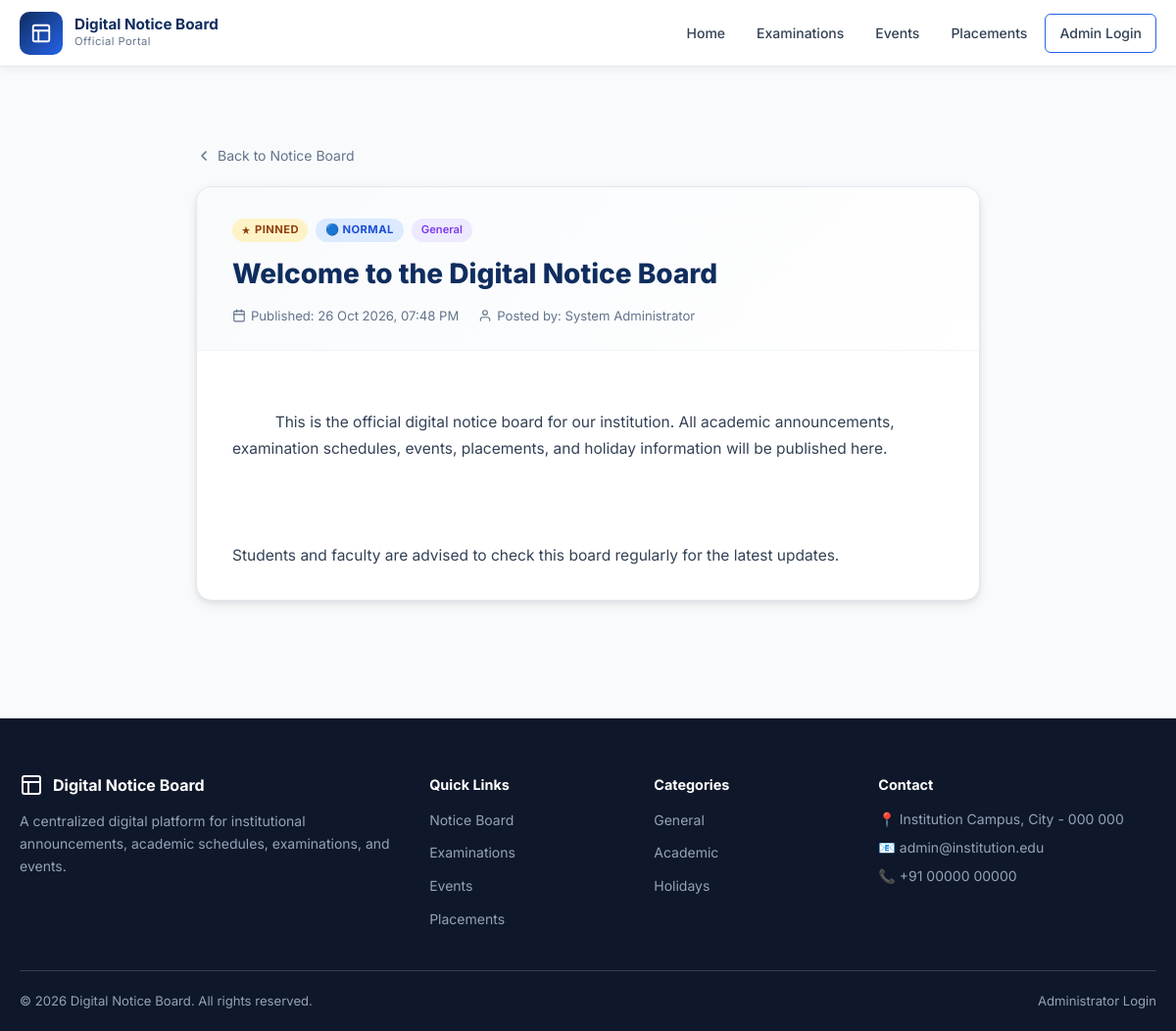
The page /notice.php?id=1 on the database its author committed.
### tables this page shows
CREATE TABLE IF NOT EXISTS `notices` (
    `id`              INT          NOT NULL AUTO_INCREMENT,
    `title`           VARCHAR(300) NOT NULL,
    `description`     TEXT         NOT NULL,
    `category`        ENUM('general','examination','academic','holiday','placement','event')
                                   NOT NULL DEFAULT 'general',
    `priority`        ENUM('low','normal','high','urgent')
                                   NOT NULL DEFAULT 'normal',
    `attachment_path` VARCHAR(500) NULL     DEFAULT NULL,
    `is_pinned`       TINYINT(1)   NOT NULL DEFAULT 0,
    `status`          ENUM('draft','published','archived')
                                   NOT NULL DEFAULT 'draft',
    `published_at`    DATETIME     NULL     DEFAULT NULL,
    `expires_at`      DATETIME     NULL     DEFAULT NULL,
    `created_by`      INT          NOT NULL,
    `created_at`      TIMESTAMP    NOT NULL DEFAULT CURRENT_TIMESTAMP,
    `updated_at`      TIMESTAMP    NOT NULL DEFAULT CURRENT_TIMESTAMP ON UPDATE CURRENT_TIMESTAMP,
    PRIMARY KEY (`id`),
    KEY `idx_notices_status`   (`status`),
    KEY `idx_notices_category` (`category`),
    KEY `idx_notices_priority` (`priority`),
    KEY `idx_notices_published`(`published_at`),
    KEY `idx_notices_pinned`   (`is_pinned`),
    CONSTRAINT `fk_notices_admin`
        FOREIGN KEY (`created_by`) REFERENCES `admins` (`id`)
        ON DELETE RESTRICT ON UPDATE CASCADE
);

### includes/auth.php (called while the page is built, shortened)
<?php
function isLoggedIn(): bool {
    return !empty($_SESSION['admin_id']);
}

### includes/functions.php (called while the page is built, shortened)
<?php
function e(string $str): string {
    return htmlspecialchars($str, ENT_QUOTES, 'UTF-8');
}
function priorityClass(string $priority): string {
    return match($priority) {
        'urgent' => 'badge-urgent',
        'high'   => 'badge-high',
        'normal' => 'badge-normal',
        'low'    => 'badge-low',
        default  => 'badge-normal',
    };
}
function priorityLabel(string $priority): string {
    return match($priority) {
        'urgent' => '🔴 Urgent',
        'high'   => '🟠 High',
        'normal' => '🔵 Normal',
        'low'    => '🟢 Low',
        default  => $priority,
    };
}
function categoryLabel(string $category): string {
    return match($category) {
        'general'     => 'General',
        'examination' => 'Examination',
        'academic'    => 'Academic',
        'holiday'     => 'Holiday',
        'placement'   => 'Placement',
        'event'       => 'Event',
        default       => ucfirst($category),
    };
}
function formatDate(?string $date): string {
    return date('d M Y, h:i A', strtotime($date));
}

### notice.php (the view, shortened to what this page needs)
<?php
require_once __DIR__ . '/includes/functions.php';
require_once __DIR__ . '/includes/auth.php';
$pdo = getPDO();
$id  = (int) ($_GET['id'] ?? 0);
$where = isLoggedIn()
    ? 'WHERE n.id = :id'
    : "WHERE n.id = :id AND n.status = 'published' AND (n.expires_at IS NULL OR n.expires_at > NOW())";
$stmt = $pdo->prepare("
    SELECT n.*, a.name AS author_name
    FROM notices n
    LEFT JOIN admins a ON n.created_by = a.id
    $where
");
$stmt->execute([':id' => $id]);
$notice = $stmt->fetch();
require_once __DIR__ . '/includes/header.php';
?>
<main class="main-content">
  <div class="container">
    <div class="notice-detail">
      <a class="back-link" href="/digital-notice-board/">
        <svg width="16" height="16" viewBox="0 0 24 24" fill="none" stroke="currentColor" stroke-width="2.5" stroke-linecap="round" stroke-linejoin="round"><polyline points="15 18 9 12 15 6"/></svg>
        Back to Notice Board
      </a>
      <article class="detail-card">
        <div class="detail-header">
          <div class="detail-badges">
            <?php if ($notice['is_pinned']): ?>
              <span class="card-pinned">
                <svg width="10" height="10" viewBox="0 0 24 24" fill="currentColor"><path d="M12 2l2.4 7.4H22l-6.2 4.5 2.4 7.4L12 17l-6.2 4.3 2.4-7.4L2 9.4h7.6z"/></svg>
                Pinned
              </span>
            <?php endif; ?>
            <span class="badge <?= priorityClass($notice['priority']) ?>"><?= priorityLabel($notice['priority']) ?></span>
            <span class="badge-cat"><?= e(categoryLabel($notice['category'])) ?></span>
          </div>
          <h1><?= e($notice['title']) ?></h1>
          <div class="detail-meta">
            <span>
              <svg width="14" height="14" viewBox="0 0 24 24" fill="none" stroke="currentColor" stroke-width="2" stroke-linecap="round" stroke-linejoin="round"><rect x="3" y="4" width="18" height="18" rx="2"/><line x1="16" y1="2" x2="16" y2="6"/><line x1="8" y1="2" x2="8" y2="6"/><line x1="3" y1="10" x2="21" y2="10"/></svg>
              Published: <?= formatDate($notice['published_at'] ?? $notice['created_at']) ?>
            </span>
            <?php if ($notice['author_name']): ?>
            <span>
              <svg width="14" height="14" viewBox="0 0 24 24" fill="none" stroke="currentColor" stroke-width="2" stroke-linecap="round" stroke-linejoin="round"><path d="M20 21v-2a4 4 0 0 0-4-4H8a4 4 0 0 0-4 4v2"/><circle cx="12" cy="7" r="4"/></svg>
              Posted by: <?= e($notice['author_name']) ?>
            </span>
            <?php endif; ?>
          </div>
        </div>
        <div class="detail-body">
          <?= nl2br(e($notice['description'])) ?>
        </div>
      </article>
    </div>
  </div>
</main>
<?php require_once __DIR__ . '/includes/footer.php'; ?>

### assets/css/style.css (style rules this page uses)
:root { --navy: #0f2d5e; --royal: #1a4fa8; --royal-light: #2563eb; --blue-soft: #dbeafe; --purple: #7c3aed; --purple-soft: #ede9fe; --white: #ffffff; --off-white: #f0f4f9; --gray-50: #f8fafc; --gray-100: #f1f5f9; --gray-200: #e2e8f0; --gray-300: #cbd5e1; --gray-400: #94a3b8; --gray-500: #64748b; --gray-600: #475569; --gray-700: #334155; --gray-800: #1e293b; --gray-900: #0f172a; --success: #16a34a; --success-bg: #dcfce7; --error: #dc2626; --error-bg: #fee2e2; --warning: #d97706; --warning-bg: #fef3c7; --info: #0284c7; --info-bg: #e0f2fe; --radius-sm: 6px; --radius: 10px; --radius-lg: 16px; --radius-xl: 24px; --shadow-sm: 0 1px 3px rgba(0,0,0,.08), 0 1px 2px rgba(0,0,0,.05); --shadow: 0 4px 12px rgba(0,0,0,.08), 0 2px 4px rgba(0,0,0,.05); --shadow-lg: 0 10px 30px rgba(0,0,0,.12), 0 4px 8px rgba(0,0,0,.06); --transition: 180ms ease; --font: 'Inter', system-ui, -apple-system, sans-serif; --nav-h: 68px; }
*, *::before, *::after { box-sizing: border-box; margin: 0; padding: 0; }
html { scroll-behavior: smooth; font-size: 16px; }
body { font-family: var(--font); color: var(--gray-800); background: var(--gray-50); line-height: 1.6; -webkit-font-smoothing: antialiased; }
a { color: var(--royal-light); text-decoration: none; transition: color var(--transition); }
.container { width: 100%; max-width: 1200px; margin: 0 auto; padding: 0 20px; }
.main-content { padding: 40px 0 60px; }
.card-pinned { display: inline-flex; align-items: center; gap: 4px; font-size: .7rem; font-weight: 700; background: #fef3c7; color: #92400e; padding: 3px 9px; border-radius: 50px; text-transform: uppercase; letter-spacing: .04em; }
.badge { display: inline-block; padding: 3px 10px; border-radius: 50px; font-size: .7rem; font-weight: 700; text-transform: uppercase; letter-spacing: .04em; }
.badge-normal { background: var(--blue-soft); color: #1d4ed8; }
.badge-cat { display: inline-block; padding: 3px 10px; border-radius: 50px; font-size: .7rem; font-weight: 600; background: var(--purple-soft); color: var(--purple); }
.notice-detail { max-width: 800px; margin: 0 auto; padding: 40px 0 60px; }
.detail-card { background: var(--white); border-radius: var(--radius-lg); box-shadow: var(--shadow); border: 1px solid var(--gray-200); overflow: hidden; }
.detail-header { padding: 32px 36px 24px; border-bottom: 1px solid var(--gray-100); background: linear-gradient(135deg, var(--gray-50), var(--white)); }
.detail-badges { display: flex; gap: 8px; margin-bottom: 14px; flex-wrap: wrap; }
.detail-header h1 { font-size: 1.75rem; font-weight: 800; color: var(--navy); line-height: 1.3; }
.detail-meta { display: flex; gap: 20px; flex-wrap: wrap; margin-top: 14px; font-size: .82rem; color: var(--gray-500); }
.detail-meta span { display: flex; align-items: center; gap: 5px; }
.detail-body { padding: 32px 36px; font-size: .97rem; color: var(--gray-700); line-height: 1.75; white-space: pre-wrap; }
.back-link { display: inline-flex; align-items: center; gap: 6px; color: var(--gray-500); font-size: .875rem; margin-bottom: 20px; transition: color var(--transition); }

### rows shown on the page
notices: priority "🔵 NORMAL", category "General", title "Welcome to the Digital Notice Board", published_at "26 Oct 2026, 07:48 PM", created_by.name "System Administrator", description "This is the official digital notice board for our institution. All academic announcements, examination schedules, events, placements, and holiday information will be published here. Students and faculty are advised to check this board regularly for the latest updates."

### other values the page prints
APP_NAME "Digital Notice Board"
